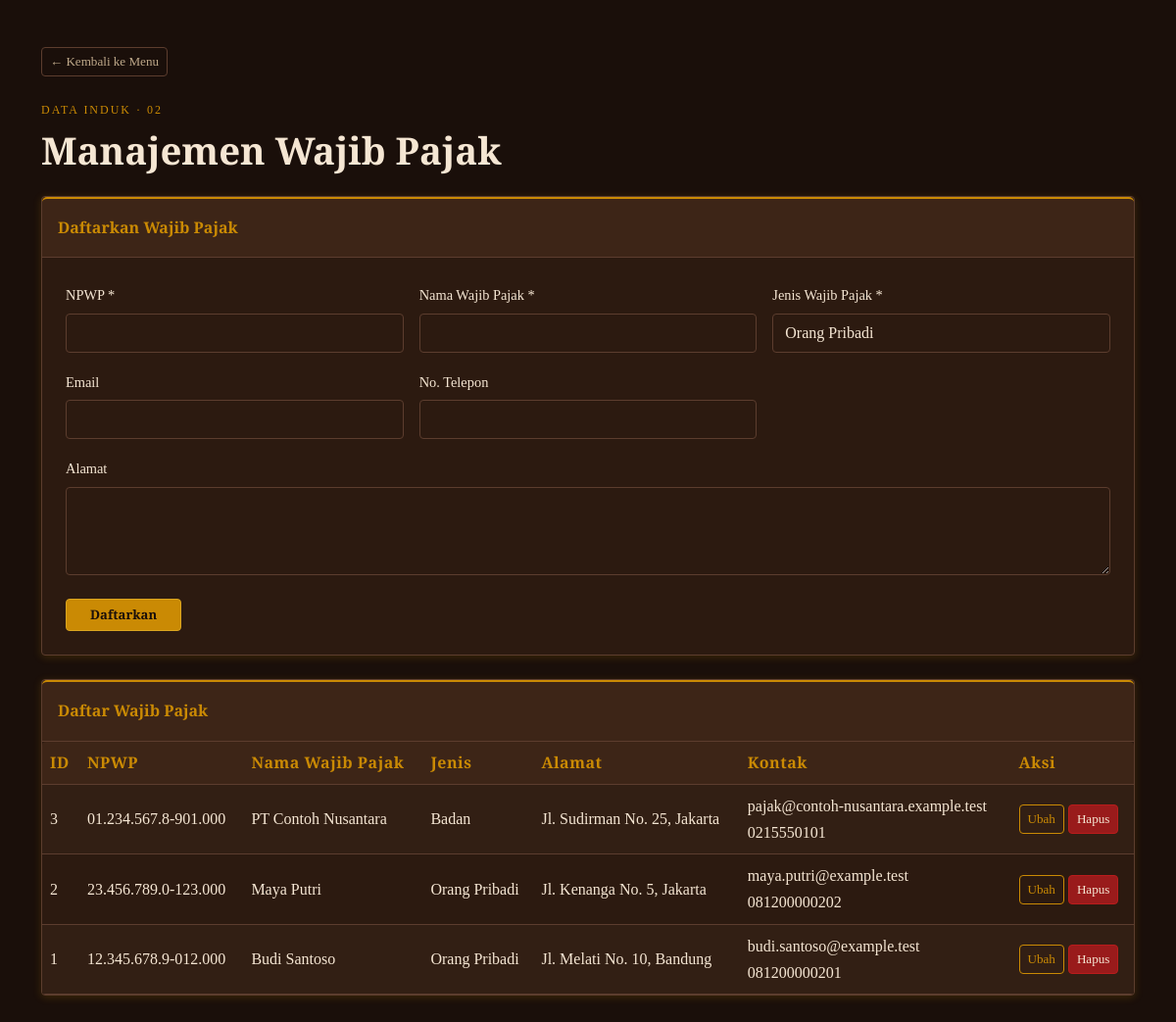
Screenshot of /wajib_pajak.php with the database file from the repository.
### tables this page shows
CREATE TABLE `wajib_pajak` (
  `id_wajib_pajak` int NOT NULL,
  `npwp` varchar(30) NOT NULL,
  `nama_wajib_pajak` varchar(150) NOT NULL,
  `jenis_wajib_pajak` enum('Orang Pribadi','Badan') NOT NULL,
  `alamat` text,
  `email` varchar(100) DEFAULT NULL,
  `no_telepon` varchar(20) DEFAULT NULL
);

### wajib_pajak.php (the view, shortened to what this page needs)
<?php
include 'config.php';
function runQuery($conn, $sql) {
    $result = mysqli_query($conn, $sql);
    return $result;
}
$editData = null;
?>
<!DOCTYPE html>
<html lang="id">
<head>
    <link href="https://cdn.jsdelivr.net/npm/bootstrap@5.3.0/dist/css/bootstrap.min.css" rel="stylesheet">
</head>
<body>
<main class="container py-4 py-lg-5">
    <a href="index.php" class="btn btn-outline-secondary btn-sm mb-4">&larr; Kembali ke Menu</a>
    <p class="eyebrow mb-2">Data Induk · 02</p>
    <h1 class="mb-4">Manajemen Wajib Pajak</h1>
    <section class="card mb-4">
        <div class="card-header py-3"><?= $editData ? 'Ubah Wajib Pajak' : 'Daftarkan Wajib Pajak' ?></div>
        <div class="card-body">
            <form method="POST">
                <div class="row g-3">
                    <div class="col-md-4">
                        <label class="form-label">NPWP *</label>
                        <input type="text" name="npwp" maxlength="30" class="form-control" required value="<?= htmlspecialchars($editData['npwp'] ?? '', ENT_QUOTES, 'UTF-8') ?>">
                    </div>
                    <div class="col-md-4">
                        <label class="form-label">Nama Wajib Pajak *</label>
                        <input type="text" name="nama_wajib_pajak" maxlength="150" class="form-control" required value="<?= htmlspecialchars($editData['nama_wajib_pajak'] ?? '', ENT_QUOTES, 'UTF-8') ?>">
                    </div>
                    <div class="col-md-4">
                        <label class="form-label">Jenis Wajib Pajak *</label>
                        <select name="jenis_wajib_pajak" class="form-select" required>
                            <option value="Orang Pribadi" <?= ($editData['jenis_wajib_pajak'] ?? '') === 'Orang Pribadi' ? 'selected' : '' ?>>Orang Pribadi</option>
                        </select>
                    </div>
                    <div class="col-md-4">
                        <label class="form-label">Email</label>
                        <input type="email" name="email" maxlength="100" class="form-control" value="<?= htmlspecialchars($editData['email'] ?? '', ENT_QUOTES, 'UTF-8') ?>">
                    </div>
                    <div class="col-md-4">
                        <label class="form-label">No. Telepon</label>
                        <input type="text" name="no_telepon" maxlength="20" class="form-control" value="<?= htmlspecialchars($editData['no_telepon'] ?? '', ENT_QUOTES, 'UTF-8') ?>">
                    </div>
                    <div class="col-md-12">
                        <label class="form-label">Alamat</label>
                        <textarea name="alamat" class="form-control" rows="2"><?= htmlspecialchars($editData['alamat'] ?? '', ENT_QUOTES, 'UTF-8') ?></textarea>
                    </div>
                </div>
                <div class="mt-4">
                    <button type="submit" name="<?= $editData ? 'update' : 'simpan' ?>" class="btn btn-primary px-4"><?= $editData ? 'Simpan Perubahan' : 'Daftarkan' ?></button>
                </div>
            </form>
        </div>
    </section>
    <section class="card">
        <div class="card-header py-3">Daftar Wajib Pajak</div>
        <div class="card-body p-0">
            <div class="table-responsive">
                <table class="table table-striped table-hover">
                    <thead><tr><th>ID</th><th>NPWP</th><th>Nama Wajib Pajak</th><th>Jenis</th><th>Alamat</th><th>Kontak</th><th>Aksi</th></tr></thead>
                    <tbody>
                    <?php
                    $query = runQuery($conn, "SELECT * FROM wajib_pajak ORDER BY id_wajib_pajak DESC");
                    while ($row = mysqli_fetch_assoc($query)):
                    ?>
                        <tr>
                            <td><?= (int)$row['id_wajib_pajak'] ?></td>
                            <td><?= htmlspecialchars($row['npwp'], ENT_QUOTES, 'UTF-8') ?></td>
                            <td><?= htmlspecialchars($row['nama_wajib_pajak'], ENT_QUOTES, 'UTF-8') ?></td>
                            <td><?= htmlspecialchars($row['jenis_wajib_pajak'], ENT_QUOTES, 'UTF-8') ?></td>
                            <td><?= htmlspecialchars($row['alamat'] ?? '-', ENT_QUOTES, 'UTF-8') ?></td>
                            <td><?= htmlspecialchars($row['email'] ?? '-', ENT_QUOTES, 'UTF-8') ?><br><?= htmlspecialchars($row['no_telepon'] ?? '-', ENT_QUOTES, 'UTF-8') ?></td>
                            <td class="text-nowrap">
                                <a href="?edit=<?= (int)$row['id_wajib_pajak'] ?>" class="btn btn-outline-warning btn-sm">Ubah</a>
                                <a href="?hapus=<?= (int)$row['id_wajib_pajak'] ?>" class="btn btn-danger btn-sm" onclick="return confirm('Hapus data wajib pajak ini?')">Hapus</a>
                            </td>
                        </tr>
                    <?php endwhile; ?>
                    </tbody>
                </table>
            </div>
        </div>
    </section>
</main>
</body>
</html>

### wajib_pajak.php (style rules this page uses)
:root { --bg:#1A0F0A;--surface:#2C1A10;--raised:#3D2517;--gold:#CA8A04;--border:#5C3D2E;--text:#F5E6D3;--muted:#BFA98A }
body { background:var(--bg);color:var(--text);font-family:'Spectral',serif;font-size:16px;line-height:1.7 }
h1,h2,h3,h4,.form-label,.card-header,.table thead th,.eyebrow { font-family:'Cinzel',serif }
h1 { font-size:clamp(1.7rem,4vw,2.4rem);font-weight:700;color:var(--text) }
.eyebrow { color:var(--gold);letter-spacing:2px;text-transform:uppercase;font-size:.75rem }
.card { background:var(--surface);border:1px solid var(--border);border-radius:4px;box-shadow:0 2px 8px #CA8A0433 }
.card-header { background:var(--raised);color:var(--gold);border-bottom:1px solid var(--border);border-top:2px solid var(--gold);font-weight:600 }
.card-body { padding:24px }
.form-label { color:var(--text);font-size:.9rem;margin-bottom:6px }
.form-control,.form-select { min-height:40px;background:var(--surface);color:var(--text);border:1px solid var(--border);border-radius:4px }
.form-control::placeholder { color:var(--muted) }
textarea.form-control { min-height:90px }
.form-select option { background:var(--surface);color:var(--text) }
.table { --bs-table-color:var(--text);--bs-table-bg:var(--surface);--bs-table-border-color:var(--border);--bs-table-striped-bg:#321f14;--bs-table-striped-color:var(--text);--bs-table-hover-bg:var(--raised);--bs-table-hover-color:var(--text);margin-bottom:0 }
.table thead th { color:var(--gold);background:var(--raised);white-space:nowrap;letter-spacing:.5px }
.table td,.table th { vertical-align:middle }
.btn { border-radius:4px;font-family:'Cinzel',serif;font-size:.82rem }
.btn-primary { background:var(--gold);border-color:#DAA520;color:var(--bg);font-weight:700 }
.btn-outline-secondary { color:var(--muted);border-color:var(--border) }
.btn-outline-warning { color:var(--gold);border-color:var(--gold) }
.btn-danger { background:#991B1B;border-color:#B91C1C;color:var(--text) }
.table-responsive { border-radius:4px }

### rows the page displays
wajib_pajak: id_wajib_pajak "3", npwp "01.234.567.8-901.000", nama_wajib_pajak "PT Contoh Nusantara", jenis_wajib_pajak "Badan", alamat "Jl. Sudirman No. 25, Jakarta", email "pajak@contoh-nusantara.example.test", no_telepon "0215550101"
wajib_pajak: id_wajib_pajak "2", npwp "23.456.789.0-123.000", nama_wajib_pajak "Maya Putri", jenis_wajib_pajak "Orang Pribadi", alamat "Jl. Kenanga No. 5, Jakarta", email "maya.putri@example.test", no_telepon "081200000202"
wajib_pajak: id_wajib_pajak "1", npwp "12.345.678.9-012.000", nama_wajib_pajak "Budi Santoso", jenis_wajib_pajak "Orang Pribadi", alamat "Jl. Melati No. 10, Bandung", email "budi.santoso@example.test", no_telepon "081200000201"
